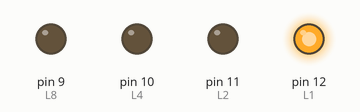
This sketch was run on a simulated Arduino Uno, built with avr-gcc and run on an emulated ATmega328P. On the bench: output pins drawn as LEDs (lit = HIGH).

Above: at 0.2 s.
At 2.2 s:
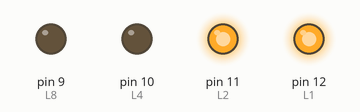
At 5.2 s:
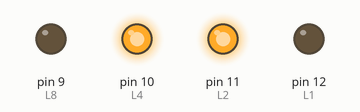
At 9.7 s:
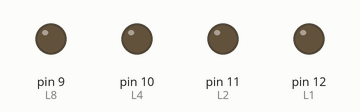
At 14.2 s:
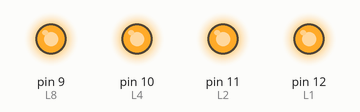
At 19.2 s:
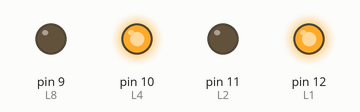
Timing chart, 0 to 19.5 s (numbered marks = the images above):
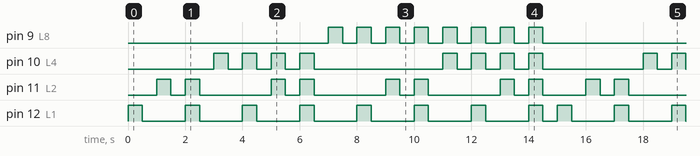

Measured:
- by itself, pin 9 (L8): repeats every 15.0 s: 7 × (LOW 0.50 s, HIGH 0.50 s), LOW 7.5 s, HIGH 0.50 s
- by itself, pin 12 (L1): repeats every 15.0 s: 7 × (LOW 1.5 s, HIGH 0.50 s), LOW 0.50 s, HIGH 0.50 s
- by itself, pin 10 (L4): repeats every 15.0 s: 3 × (LOW 0.50 s, HIGH 0.50 s), LOW 4.5 s, 3 × (HIGH 0.50 s, LOW 0.50 s), HIGH 0.50 s, LOW 3.5 s, HIGH 0.50 s
- by itself, pin 11 (L2): repeats every 15.0 s: LOW 0.50 s, HIGH 0.50 s, LOW 2.5 s, HIGH 0.50 s, LOW 0.50 s, HIGH 0.50 s, LOW 2.5 s, HIGH 0.50 s, LOW 0.50 s, HIGH 0.50 s, LOW 2.5 s, HIGH 0.50 s, LOW 0.50 s, HIGH 0.50 s, LOW 1.5 s, HIGH 0.50 s

The sketch:

005.ino
```cpp
int L8 = 9;
int L4 = 10;
int L2 = 11;
int L1 = 12;

int delayTime = 500;
void setup() {
  // put your setup code here, to run once:
  pinMode(L1, OUTPUT);
  pinMode(L2, OUTPUT);
  pinMode(L4, OUTPUT);
  pinMode(L8, OUTPUT);
}

void loop() {
  // put your main code here, to run repeatedly:
  //1
  digitalWrite(L1, 1);
  delay(delayTime);
  digitalWrite(L1, 0);
  delay(delayTime);
  //2
  digitalWrite(L1, 0);
  digitalWrite(L2, 1);
  delay(delayTime);
  digitalWrite(L1, 0);
  digitalWrite(L2, 0);
  delay(delayTime);
  //3
  digitalWrite(L1, 1);
  digitalWrite(L2, 1);
  delay(delayTime);
  digitalWrite(L1, 0);
  digitalWrite(L2, 0);
  delay(delayTime);
  //4
  digitalWrite(L4, 1);
  delay(delayTime);
  digitalWrite(L4, 0);
  delay(delayTime);
  //5
  digitalWrite(L1, 1);
  digitalWrite(L4, 1);
  delay(delayTime);
  digitalWrite(L1, 0);
  digitalWrite(L4, 0);
  delay(delayTime);
  //6
  digitalWrite(L2, 1);
  digitalWrite(L4, 1);
  delay(delayTime);
  digitalWrite(L2, 0);
  digitalWrite(L4, 0);
  delay(delayTime);
  //7
  digitalWrite(L1, 1);
  digitalWrite(L2, 1);
  digitalWrite(L4, 1);
  delay(delayTime);
  digitalWrite(L1, 0);
  digitalWrite(L2, 0);
  digitalWrite(L4, 0);
  delay(delayTime);
  //8
  digitalWrite(L8, 1);
  delay(delayTime);
  digitalWrite(L8, 0);
  delay(delayTime);
  //9
  digitalWrite(L1, 1);
  digitalWrite(L8, 1);
  delay(delayTime);
  digitalWrite(L1, 0);
  digitalWrite(L8, 0);
  delay(delayTime);
  //10
  digitalWrite(L2, 1);
  digitalWrite(L8, 1);
  delay(delayTime);
  digitalWrite(L2, 0);
  digitalWrite(L8, 0);
  delay(delayTime);
  //11
  digitalWrite(L1, 1);
  digitalWrite(L2, 1);
  digitalWrite(L8, 1);
  delay(delayTime);
  digitalWrite(L1, 0);
  digitalWrite(L2, 0);
  digitalWrite(L8, 0);
  delay(delayTime);
  //12
  digitalWrite(L4, 1);
  digitalWrite(L8, 1);
  delay(delayTime);
  digitalWrite(L4, 0);
  digitalWrite(L8, 0);
  delay(delayTime);
  //13
  digitalWrite(L1, 1);
  digitalWrite(L4, 1);
  digitalWrite(L8, 1);
  delay(delayTime);
  digitalWrite(L1, 0);
  digitalWrite(L4, 0);
  digitalWrite(L8, 0);
  delay(delayTime);
  //14
  digitalWrite(L2, 1);
  digitalWrite(L4, 1);
  digitalWrite(L8, 1);
  delay(delayTime);
  digitalWrite(L2, 0);
  digitalWrite(L4, 0);
  digitalWrite(L8, 0);
  delay(delayTime);
  //15
  digitalWrite(L1, 1);
  digitalWrite(L2, 1);
  digitalWrite(L4, 1);
  digitalWrite(L8, 1);
  delay(delayTime);
  digitalWrite(L1, 0);
  digitalWrite(L2, 0);
  digitalWrite(L4, 0);
  digitalWrite(L8, 0);
  delay(delayTime);
}
```
